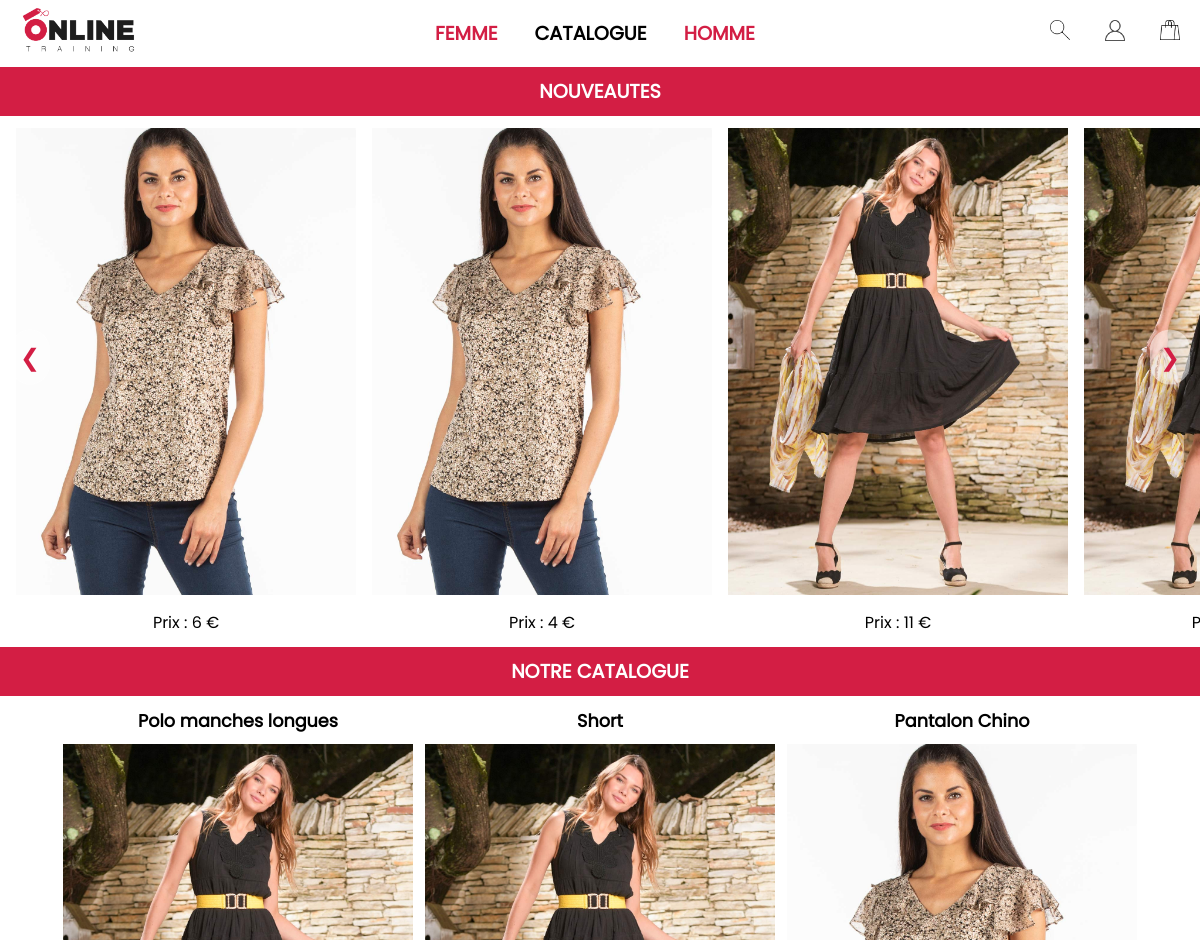
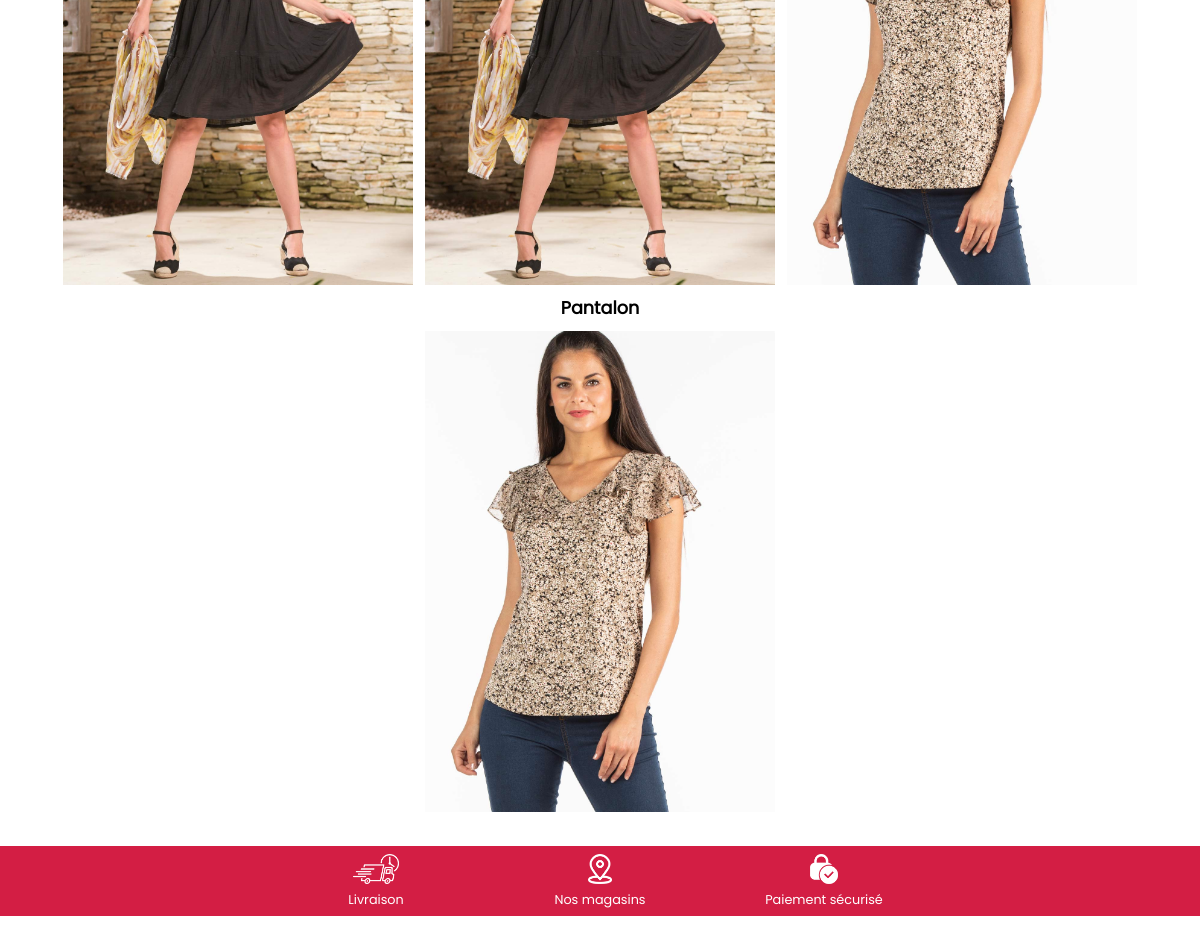
The page / on the database its author committed (2 pictures, top to bottom).
### tables this page shows
CREATE TABLE `produits` (
  `id` int NOT NULL,
  `image_produit` varchar(255) NOT NULL,
  `nom_produit` varchar(255) NOT NULL,
  `genre` varchar(255) NOT NULL,
  `reference` varchar(255) NOT NULL,
  `marque` varchar(255) NOT NULL,
  `categorie_id` int NOT NULL,
  `couleur` varchar(255) NOT NULL,
  `matiere` varchar(255) NOT NULL,
  `motif` varchar(255) NOT NULL,
  `description` varchar(1000) NOT NULL,
  `taille` varchar(255) NOT NULL,
  `quantite` int NOT NULL,
  `prix_ht` varchar(255) NOT NULL
);

CREATE TABLE `categories` (
  `id` int NOT NULL,
  `type` varchar(255) NOT NULL
);

### src/index.php (the view, shortened to what this page needs)
<?php
require_once('connect.php');
$sql = "SELECT * FROM `produits` ORDER BY `produits`.`id` DESC";
$query = $db->prepare($sql);
$query->execute();
$news = $query->fetchAll(PDO::FETCH_ASSOC);
$sql = "SELECT p.*, c.type as categorie_type
        FROM produits p
        JOIN categories c ON p.categorie_id = c.id
        WHERE p.id IN (
            SELECT MIN(p2.id)
            FROM produits p2
            GROUP BY p2.categorie_id
        )";
$query = $db->prepare($sql);
$query->execute();
$categories = $query->fetchAll(PDO::FETCH_ASSOC);
?>
<!DOCTYPE html>
<html lang="fr">
<head>
    <link rel="stylesheet" href="./css/navBar.css">
    <link rel="stylesheet" href="./css/footer.css">
    <link rel="stylesheet" href="./css/fonts/fonts.css">
    <link rel="stylesheet" href="./css/index/index.css">
</head>
<body>
    <?php include('./templates/header.php'); ?>
    <section class="interligne">
        <div class="nouveautes">
            <h2 class="news titre-center">NOUVEAUTES</h2>
            <button class="arrow arrow-left">&#10094;</button>
            <div class="carousel-container">
                <div class="ligne">
                    <?php foreach ($news as $new) : ?>
                    <div class="carte">
                        <a href="produit.php?id=<?= ($new['id']) ?>">
                            <img src="<?= ($new['image_produit']) ?>" alt="<?= ($new['nom_produit']) ?>">
                        </a>
                        <p>Prix : <?= ($new['prix_ht']) ?> €</p>
                    </div>
                    <?php endforeach; ?>
                </div>
            </div>
            <button class="arrow arrow-right">&#10095;</button>
        </div>
    </section>
    <section class="interligne">
        <h2 class="news titre-center">NOTRE CATALOGUE</h2>
        <div class="categories">
            <?php foreach($categories as $categorie): ?>
            <div class="pad_carte">
                <p><?= ($categorie["categorie_type"]) ?></p>
                <a href="categories.php?categories_type=<?= urlencode($categorie["categorie_type"]) ?>">
                    <img src="<?= ($categorie['image_produit']) ?>" height="380px"
                        alt="<?= ($categorie['nom_produit']) ?>">
                </a>
            </div>
            <?php endforeach; ?>
        </div>
    </section>
    <?php include('./templates/footer.php'); ?>
</body>
</html>

### src/templates/header.php (shortened to what this page needs)
<nav>
    <div class="navbar">
        <div class="logoOnline">
            <a href="../index.php">
                <img src="./img/navBar/logo-online-training.png" alt="Logo Online Training">
            </a>
        </div>
        <div class="rubrique">
            <div><a class="menuRouge" href="categories.php?genre=femme">FEMME</a></div>
            <div class="overlay-container2">
                <div class="menuNoir">CATALOGUE</div>
            </div>
            <div><a class="menuRouge" href="categories.php?genre=homme">HOMME</a></div>
        </div>
        <div class="navBar_droite">
            <div>
                <a href="#"><img src="./img/navBar/iconSearch.png" alt="Rechercher"></a>
            </div>
            <div>
                <?php if (!isset($_SESSION["user"])) : ?>
                <a href="./connexion.php"><img src="./img/navBar/user.png" alt="Compte"></a>
                <?php endif; ?>
            </div>
            <div class="quantite_panier">
                <div class="overlay-container3">
                    <?php if (!isset($_SESSION["panier"]) || empty($_SESSION["panier"])) : ?>
                    <a href="panier.php"><img src="./img/navBar/cart.png" alt="Panier"></a>
                    <?php endif; ?>
                </div>
            </div>
        </div>
</nav>

### src/templates/footer.php
<footer>
    <div class="dely_map_secure">
        <div class="icon_footer">
            <a href=""><img class="icon_footer_align" src="./img/footer/delivery01.png" title="Livraison"
                    alt="Livraison"></a>
            <div class="text_icon_footer">
                <p class="footer-p">Livraison</p>
            </div>
        </div>
        <div class="icon_footer"><a href=""><img class="icon_footer_align" src="./img/footer/placeMarker01.png"
                    title="Nos Magasins" alt="Points de vente"></a>
            <div class="text_icon_footer">
                <p class="footer-p">Nos magasins</p>
            </div>
        </div>
        <div class="icon_footer"><a href=""><img class="icon_footer_align" src="./img/footer/CheckLock01.png"
                    title="Paiement Sécurisé" alt="Paiement sécurisé"></a>
            <div class="text_icon_footer">
                <p class="footer-p">Paiement sécurisé</p>
            </div>
        </div>
    </div>
</footer>

### src/css/navBar.css (style rules this page uses)
:root { --color-red: #D31E44; --color-black: #202020; --color-white: #ffffff; --font-Poppins: Poppins-Regular; }
* { margin: 0; padding: 0; box-sizing: border-box; font-family: Poppins-Regular; }
.navbar { display: flex; align-items: center; padding: 5px 20px; justify-content: space-between; position: relative; }
div.rubrique { display: flex; justify-content: center; font-size: 1.4rem; font-weight: bolder; gap: 8%; width: 400px; }
.overlay-container2 { position: relative; }
.menuRouge { text-decoration: none; color: var(--color-red); padding: 0px 5px; }
.navBar_droite { display: flex; width: 80px; justify-content: space-between; }
a { text-decoration: none; }
@media (max-width: 1920px) { .logoOnline img { width: 130px; } }
@media (max-width: 1920px) { .navBar_droite { width: 130px; } }
@media (max-width: 1920px) { .navBar_droite img { width: 22px; } }
@media (max-width: 1204px) { .logoOnline img { width: 120px; } }
@media (max-width: 1204px) { div.rubrique { font-size: 1.2rem; } }
@media (max-width: 1204px) { .navBar_droite { width: 130px; } }
@media (max-width: 1204px) { .navBar_droite img { width: 20px; } }

### src/css/footer.css (style rules this page uses)
* { margin: 0; padding: 0; }
.dely_map_secure { display: flex; background-color: #D31E44; justify-content: center ; align-items: center; height: 70px; gap: 2%; margin: 2% 0; text-align: center; }
.text_icon_footer p { color:rgb(255, 255, 255); font-size: 0.9rem; }
.icon_footer { width: 200px; }
img.icon_footer_align { margin: 0 auto; }
@media (max-width: 1920px) { img.icon_footer_align { height: 30px; } }
@media (max-width: 1204px) { p.footer-p { font-size: 0.8em; } }

### src/css/index/index.css (style rules this page uses)
html { overflow: -moz-scrollbars-none; }
.titre-center { font-size: 1.3rem; color: #D31E44; text-align: center; }
.arrow { color: #D31E44; font-size: 1.5rem; border-radius: 50px; }
.nouveautes { position: relative; width: 100%; overflow: hidden; }
.ligne { display: flex; margin: 1% 0; align-items: center; justify-content: center; transition: transform 0.5s ease-in-out; }
.carte { margin: 0 10px; text-align: center; }
.carte img { display: block; width: 400px; height: 550px; margin: auto; object-fit: cover; }
.titre-center { text-align: center; font-size: 1.6rem; color: white; background-color:#D31E44; padding: 10px; }
.pad_carte { gap: 1%; text-align: center; font-weight: 700; font-size: 1.1rem; }
.carte p { color: black; font-size: 1rem; margin-top: 15px; }
.pad_carte img { display: block; width: 350px; height: 481px; margin: auto; object-fit: cover; margin: 10px 0px; }
.arrow { position: absolute; top: 50%; transform: translateY(-50%); background-color: rgba(255, 255, 255, 0.5); border: none; padding: 10px; cursor: pointer; z-index: 2; }
.arrow-left { left: 10px; }
.arrow-right { right: 10px; }
.categories { display: flex; justify-content: center; gap: 1%; margin: 1% auto; flex-wrap: wrap; }
@media (max-width: 1204px) { .titre-center { font-size: 1.2rem; } }
@media (max-width: 1204px) { .carte img { width: 340px; height: 467px; } }
@media (max-width: 1204px) { .carte { margin: 0 8px; } }

### rows shown on the page
produits: image_produit (picture), prix_ht "6", categorie.type "Pantalon Chino"
produits: image_produit (picture), prix_ht "4", categorie.type "Pantalon"
produits: image_produit (picture), prix_ht "11", categorie.type "Polo manches longues"
produits: image_produit (picture), categorie.type "Short"
